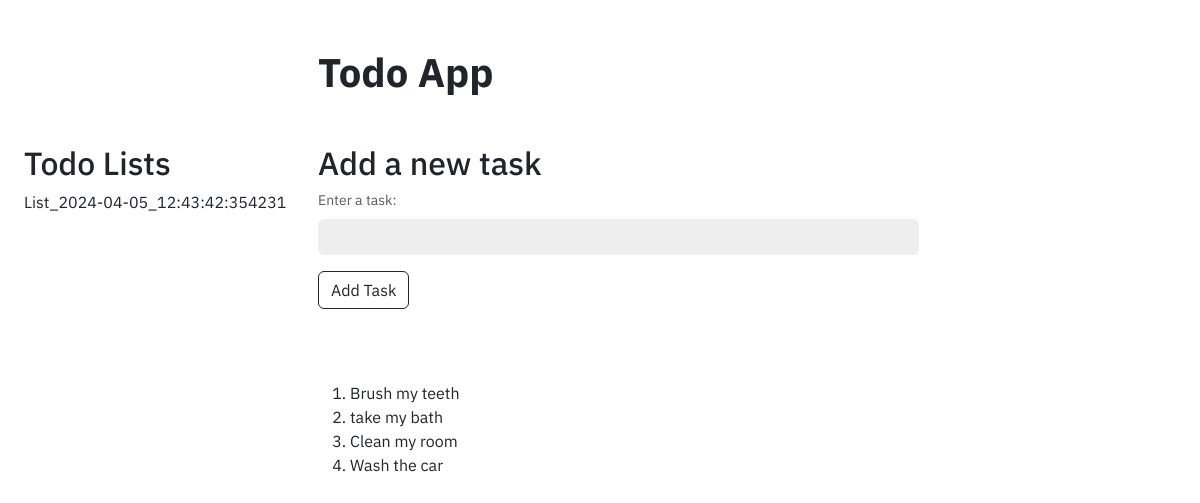
The page /list/1 on the database as committed earlier.
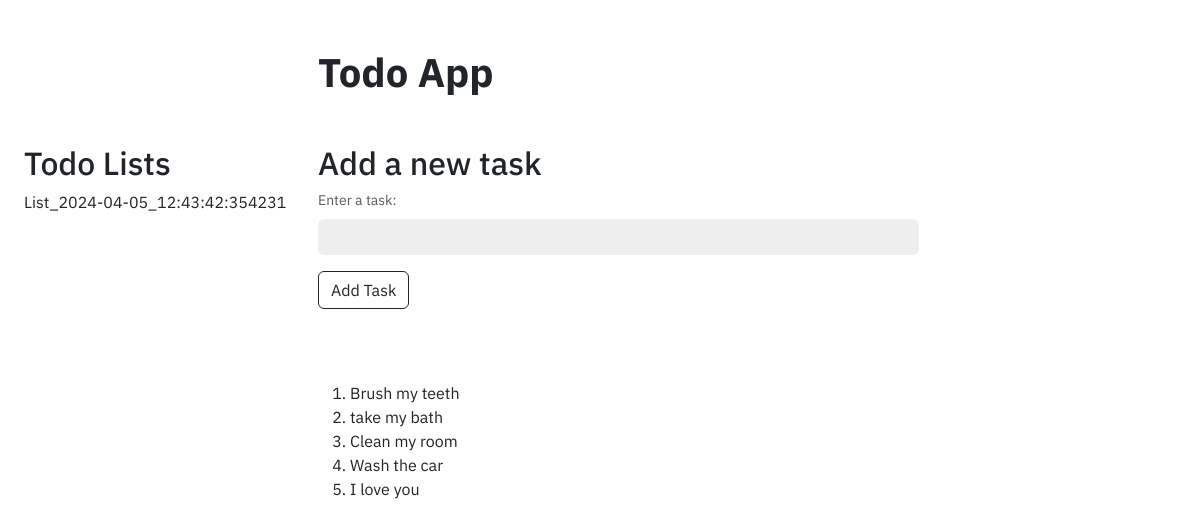
The same page on the database as committed later.
### main.py (models this page shows)
class TodoList(db.Model):
    id: Mapped[int] = mapped_column(primary_key=True)
    list: Mapped[str] = mapped_column(unique=True)
    todo_tasks: Mapped[str] = relationship("TodoTask", back_populates="todolist")

class TodoTask(db.Model):
    id: Mapped[int] = mapped_column(primary_key=True)
    task: Mapped[str]
    todolist: Mapped[str] = relationship("TodoList", back_populates="todo_tasks")
    todolist_id: Mapped[str] = mapped_column(ForeignKey("todo_list.id"))

### main.py (the view, shortened to what this page needs)
@app.route('/list/<list_id>', methods=["GET", "POST"])
def list_page(list_id):
    form = TaskForm()
    todo_list = db.session.execute(db.select(TodoList).where(TodoList.id == list_id)).scalar()
    todo_tasks = db.session.query(TodoTask).filter_by(todolist_id=list_id)
    task_data = form.new_task.data
    return render_template('list.html', form=form, todo_list=todo_list, todo_tasks=todo_tasks)

### main.py
class TaskForm(FlaskForm):
    new_task = StringField(label="Enter a task:", validators=[input_required()], render_kw={"placeholder": "", "class": "form-control mb-3"})
    submit = SubmitField(label="Add Task", render_kw={"class": "btn btn-outline-dark"})

### templates/list.html (shortened to what this page needs)
<!doctype html>
<html lang="en">
  <head>
    <link href="https://cdn.jsdelivr.net/npm/bootstrap@5.3.3/dist/css/bootstrap.min.css" rel="stylesheet">
    <link rel="stylesheet" href="{{ url_for('static', filename='css/style.css') }}"
  </head>
  <body>
    <div class="container-fluid">
      <div class="container-fluid">
        <div class="row">
          <div class="col">
          </div>
          <div class="col-9">
            <h1 class="todoapp">Todo App</h1>
          </div>
        </div>
        <div class="row">
          <div class="col">
            <h2>Todo Lists</h2>
              <p>{{ todo_list.list }}</p>
          </div>
          <div class="col-9">
            <h2>Add a new task</h2>
            <form method="POST">
              <div class="form-text">{{ form.new_task.label }}</div>
              {{ form.new_task }}
              {{ form.submit }}
            </form>
            <br>
            <br>
            <br>
            <ol>
              {% for task in todo_tasks %}
              <li>{{ task.task }}</li>
              {% endfor %}
            </ol>
          </div>
        </div>
      </div>
    </div>
  </body>
</html>

### static/css/style.css (style rules this page uses)
body { font-family: "IBM Plex Sans", sans-serif; }
h1 { font-weight: 700; }
.todoapp { margin: 3rem 0; }
.form-control { width: 70%; background-color: #EEEEEE; border: None; }
.form-text { margin-bottom: 0.5rem; }

Rows that differ between the two databases and show on the page:
added TodoTask: task "I love you"
